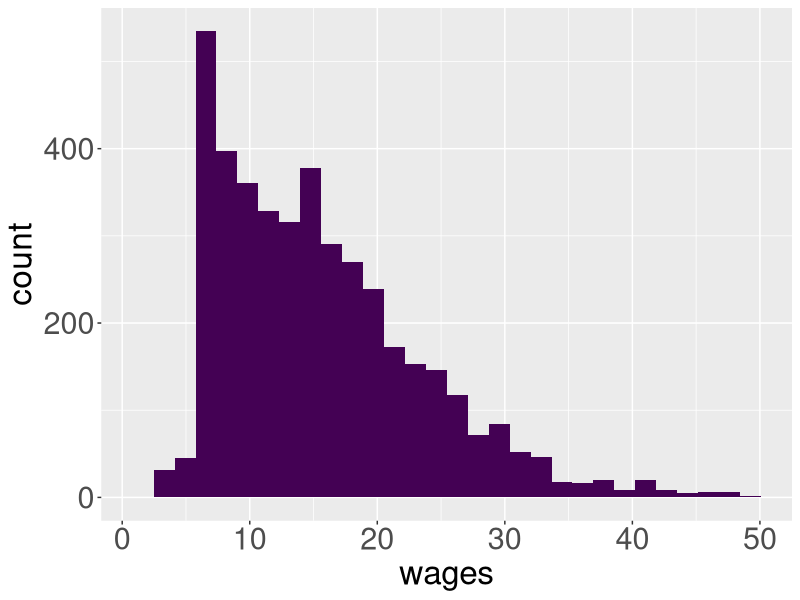
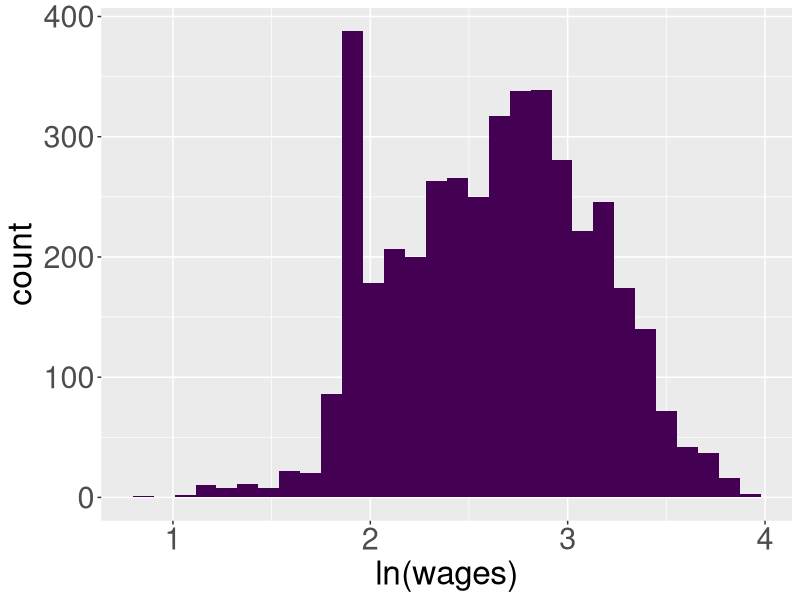
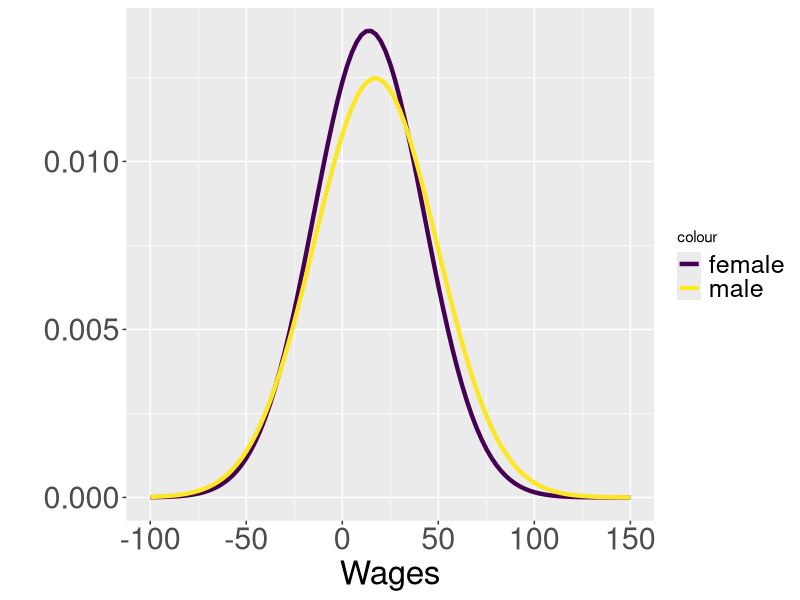

Source code (R) for these figures, in order:
## ---- chunk 1
library("tidyverse")
library("reshape2")
library(carData)
data(SLID)
ourdata <- SLID
## ---- chunk 2
ourdata %>% ggplot(aes(x=wages, fill="")) + 
    geom_histogram() +
    scale_fill_viridis_d() + 
    guides(fill=FALSE, color=FALSE) + labs(x="wages") +
    theme(axis.text.y = element_text(size = 22), axis.text.x = element_text(size = 22),
    axis.title.y = element_text(size = 24), axis.title.x = element_text(size = 24), 
    legend.text = element_text(size = 18), legend.position="bottom") 
## ---- chunk 3
ourdata %>% ggplot(aes(x=log(wages), fill="")) + 
    geom_histogram() +
    scale_fill_viridis_d() + 
    guides(fill=FALSE, color=FALSE) + labs(x="ln(wages)") +
    theme(axis.text.y = element_text(size = 22), axis.text.x = element_text(size = 22),
    axis.title.y = element_text(size = 24), axis.title.x = element_text(size = 24), 
    legend.text = element_text(size = 18), legend.position="bottom") 
## ---- chunk 4
our_glm <- glm(wages ~ factor(sex), family = gaussian(link="log"), data=ourdata)
summary(our_glm)
## ---- chunk 5
library("tidyverse")
library("ggfortify")
eta <- function(x) {exp(2.631 + 0.215*x)}
sdy  <- function(x) {sqrt(59.38 * eta(x))}

preds <- data_frame(x = c(0,1)) %>% mutate(mu = eta(x), sd=sdy(x)) %>% as.matrix()


plot <- ggplot(data.frame(x = seq(-100,150,by=0.1)), aes(x = x)) +
      stat_function(fun = dnorm, args = list(preds[1,2], preds[1,3]),
                      aes(colour = "female"), size = 1.5) +
      stat_function(fun = dnorm, args = list(preds[2,2], preds[2,3]),
                      aes(colour = "male"), size = 1.5) +
      scale_x_continuous(name = "Wages") + 
      scale_color_viridis_d() +
      theme(axis.text.y = element_text(size = 22), axis.text.x = element_text(size = 22),
      axis.title.y = element_text(size = 24), axis.title.x = element_text(size = 24), 
      legend.text = element_text(size = 18), legend.position="right") + labs(y="")

print(plot)
